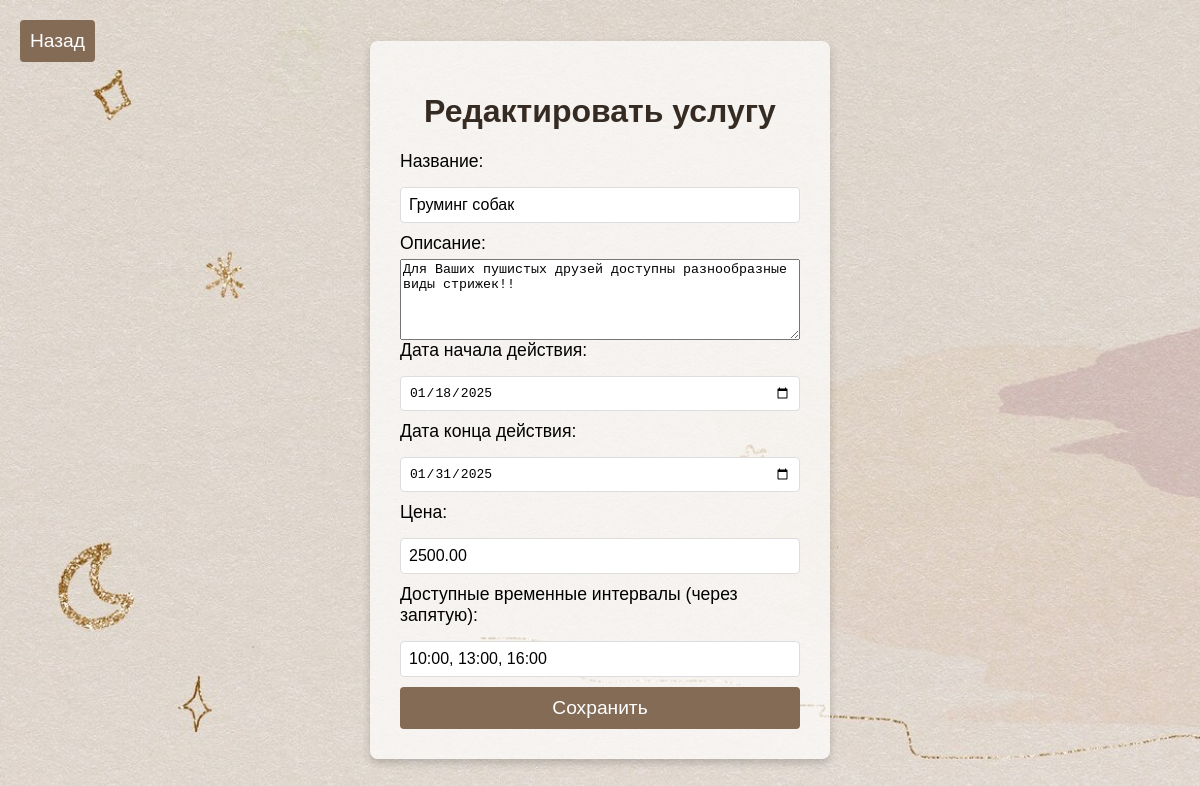
/coursework/admin/edit_service.php?id=5 (signed in), run on the app's committed database.
### tables this page shows
CREATE TABLE `services` (
  `id` int(11) NOT NULL,
  `name` varchar(100) NOT NULL,
  `description` text NOT NULL,
  `price` decimal(10,2) NOT NULL,
  `created_at` timestamp NOT NULL DEFAULT current_timestamp(),
  `start_date` date NOT NULL,
  `end_date` date NOT NULL,
  `available_times` text DEFAULT NULL
);

### coursework/admin/edit_service.php (the view, shortened to what this page needs)
<?php
$mysqli = new mysqli("localhost", "root", "", "animal_salon");
if ($_SERVER['REQUEST_METHOD'] === 'GET' && isset($_GET['id'])) {
    $service_id = intval($_GET['id']);
    $stmt = $mysqli->prepare("SELECT name, description, price, start_date, end_date, available_times FROM services WHERE id = ?");
    $stmt->bind_param("i", $service_id);
    $stmt->execute();
    $stmt->bind_result($name, $description, $price, $start_date, $end_date, $available_times);
}
?>
<!DOCTYPE html>
<html lang="ru">
<head>
    <link rel="stylesheet" href="assets/css/create_s_css.css">
</head>
<body>
    <div class="back-button">
        <a href="services.php">
            <button>Назад</button>
        </a>
    </div>
    <div class="container">
        <h1>Редактировать услугу</h1>
        <form action="edit_service.php" method="POST">
            <label for="name">Название:</label>
            <input type="text" id="name" name="name" value="<?= htmlspecialchars($name) ?>" required>
            <label for="description">Описание:</label>
            <textarea id="description" name="description" rows="5" required><?= htmlspecialchars($description) ?></textarea>
            <label for="start_date">Дата начала действия:</label>
            <input type="date" id="start_date" name="start_date" value="<?= htmlspecialchars($start_date) ?>" required>
            <label for="end_date">Дата конца действия:</label>
            <input type="date" id="end_date" name="end_date" value="<?= htmlspecialchars($end_date) ?>" required>
            <label for="price">Цена:</label>
            <input type="number" id="price" name="price" step="0.01" value="<?= htmlspecialchars($price) ?>" required>
            <label for="available_times">Доступные временные интервалы (через запятую):</label>
            <input type="text" id="available_times" name="available_times" value="<?= htmlspecialchars($available_times) ?>" required>
            <button type="submit">Сохранить</button>
        </form>
    </div>
</body>
</html>

### coursework/admin/assets/css/create_s_css.css (style rules this page uses)
body { background-image: url('../img/background.jpg'); background-size: cover; font-family: Arial, sans-serif; display: flex; justify-content: center; align-items: center; height: 100vh; margin: 0; }
.container { background-color: rgba(255, 255, 255, 0.7); padding: 30px; border-radius: 8px; width: 400px; box-shadow: 0 4px 8px rgba(0, 0, 0, 0.2); }
h1 { text-align: center; color: #352B23; font-size: 2em; }
form { display: flex; flex-direction: column; }
label { margin-bottom: 5px; font-size: 1.1em; }
input, select { padding: 8px; margin: 10px 0; border: 1px solid #ddd; border-radius: 4px; font-size: 1em; }
button { padding: 10px; background-color: #836b56; color: white; border: none; border-radius: 4px; font-size: 1.2em; cursor: pointer; }
.back-button { position: absolute; top: 20px; left: 20px; }

### data on the page
services: name "Груминг собак", description "Для Ваших пушистых друзей доступны разнообразные виды стрижек!!", start_date "01/18/2025", end_date "01/31/2025", price "2500.00", available_times "10:00, 13:00, 16:00"
